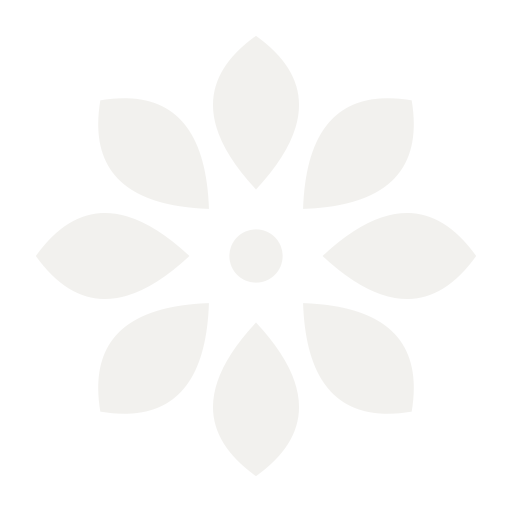
#> input picture archive/brand/guixu-mark-1024.png, 1024 x 1024 px (shown at 1/2 size)
$ python gen_installer_assets.py
#> lines starting #> are read from the running program, lines starting #| are printed output that depends on the picture
"""生成安装器自绘位图资源。

所有位图按 2 倍尺寸生成，运行时由 Inno 的 TBitmapImage 拉伸到逻辑尺寸，
在 100% / 200% DPI 下都保持清晰，150% 下只有细线略粗。
"""

from pathlib import Path

from PIL import Image, ImageDraw

BASE = Path(__file__).resolve().parent
ROOT = BASE.parent
MARK = ROOT / "archive" / "brand" / "guixu-mark-1024.png"

SURFACE = (11, 12, 12)        # #0b0c0c 内容区
BRAND = (26, 25, 23)          # #1a1917 左栏
TITLE = (22, 21, 19)          # #161513 标题栏
INK = (242, 241, 238)
BLUE = (61, 125, 255)
LINE = (51, 50, 47)
GRID = (34, 33, 31)
PATH_BG = (7, 7, 6)
CHECK_BORDER = (74, 73, 71)
CHECK_FILL = (17, 26, 41)
CHECK_MARK = (107, 157, 255)


def save(im: Image.Image, name: str) -> None:
    im.save(BASE / name, "BMP")
    print(f"{name}: {im.size[0]}x{im.size[1]}")


def paste_mark(canvas: Image.Image, box: tuple[int, int, int, int]) -> None:
    mark = Image.open(MARK).convert("RGBA")
    x, y, w, h = box
    scaled = mark.resize((w, h), Image.LANCZOS)
    canvas.paste(scaled, (x, y), scaled)


def brand_background() -> None:
    im = Image.new("RGB", (484, 964), BRAND)
    draw = ImageDraw.Draw(im)
    for x in range(0, 484, 48):
        draw.line([(x, 0), (x, 963)], fill=GRID, width=2)
    for y in range(0, 964, 48):
        draw.line([(0, y), (483, y)], fill=GRID, width=2)
    paste_mark(im, (48, 68, 124, 124))
    save(im, "installer-brand-bg.bmp")


def title_logo() -> None:
    im = Image.new("RGB", (30, 30), TITLE)
    paste_mark(im, (0, 0, 30, 30))
    save(im, "installer-logo.bmp")


def checkbox(on: bool) -> None:
    im = Image.new("RGB", (28, 28), SURFACE)
    draw = ImageDraw.Draw(im)
    if on:
        draw.rounded_rectangle([1, 1, 26, 26], radius=6, fill=CHECK_FILL, outline=BLUE, width=2)
        draw.line([(8, 15), (12, 19), (20, 9)], fill=CHECK_MARK, width=3, joint="curve")
        save(im, "installer-check-on.bmp")
    else:
        draw.rounded_rectangle([1, 1, 26, 26], radius=6, outline=CHECK_BORDER, width=2)
        save(im, "installer-check-off.bmp")


def folder_icon() -> None:
    im = Image.new("RGB", (28, 28), PATH_BG)
    draw = ImageDraw.Draw(im)
    draw.line(
        [(3, 9), (3, 22), (25, 22), (25, 11), (12, 11), (10, 9), (3, 9)],
        fill=(106, 105, 101),
        width=2,
        joint="curve",
    )
    save(im, "installer-folder.bmp")


def path_background() -> None:
    im = Image.new("RGB", (924, 84), SURFACE)
    draw = ImageDraw.Draw(im)
    draw.rounded_rectangle([1, 1, 922, 82], radius=16, fill=PATH_BG, outline=LINE, width=2)
    save(im, "installer-path-bg.bmp")


def buttons() -> None:
    im = Image.new("RGB", (200, 68), SURFACE)
    draw = ImageDraw.Draw(im)
    draw.rounded_rectangle([0, 0, 199, 67], radius=14, fill=BLUE)
    save(im, "installer-btn-primary.bmp")

    im = Image.new("RGB", (124, 68), SURFACE)
    draw = ImageDraw.Draw(im)
    draw.rounded_rectangle([1, 1, 122, 66], radius=14, fill=SURFACE, outline=LINE, width=2)
    save(im, "installer-btn-ghost.bmp")

    im = Image.new("RGB", (92, 48), PATH_BG)
    draw = ImageDraw.Draw(im)
    draw.rounded_rectangle([1, 1, 90, 46], radius=10, outline=LINE, width=2)
    save(im, "installer-btn-change.bmp")


def main() -> None:
    brand_background()
#> in paste_mark, mark is the input picture: PIL image 1024x1024 RGBA; mean R, G, B, A 67.9, 67.6, 66.7, 70.6
#> in paste_mark, `canvas.paste(scaled, (x, y), scaled)`:
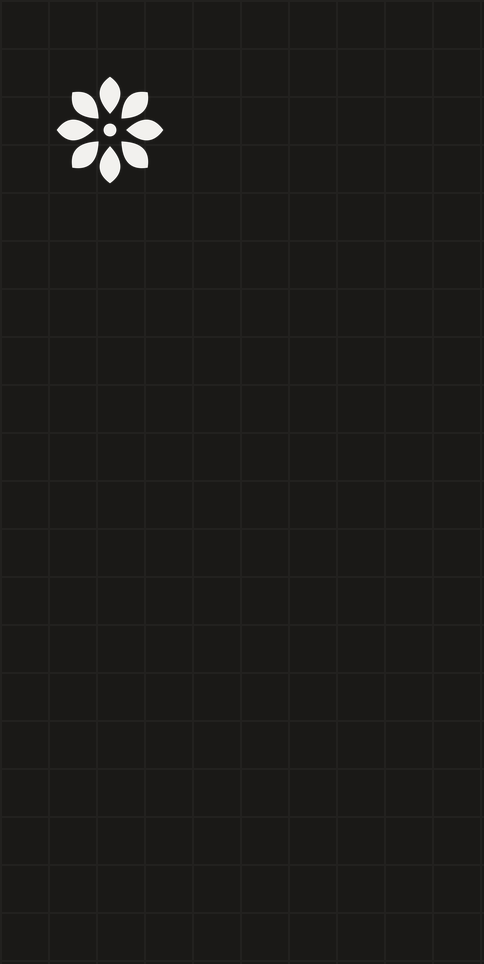
#> canvas: PIL image 484x964 RGB; mean R, G, B 28.7, 27.7, 25.7
#| installer-brand-bg.bmp: 484x964
    title_logo()
#| installer-logo.bmp: 30x30
    checkbox(False)
#| installer-check-off.bmp: 28x28
    checkbox(True)
#> call 4 of save, with name = 'installer-check-on.bmp'
#> in save (call 4), `im.save(BASE / name, "BMP")`:
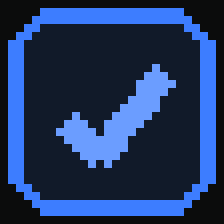
#> saved as installer-check-on.bmp: PIL image 28x28 RGB (shown 8 times larger); mean R, G, B 32.8, 55.3, 98.6
#| installer-check-on.bmp: 28x28
    folder_icon()
#> in save (call 5), `im.save(BASE / name, "BMP")`:
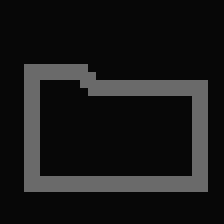
#> saved as installer-folder.bmp: PIL image 28x28 RGB (shown 8 times larger); mean R, G, B 24.4, 24.2, 22.7
#| installer-folder.bmp: 28x28
    path_background()
#> in save (call 6), `im.save(BASE / name, "BMP")`:
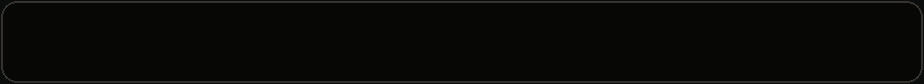
#> saved as installer-path-bg.bmp: PIL image 924x84 RGB; mean R, G, B 9.3, 9.3, 8.3
#| installer-path-bg.bmp: 924x84
    buttons()
#> in save (call 7), `im.save(BASE / name, "BMP")`:
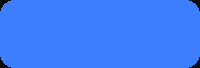
#> saved as installer-btn-primary.bmp: PIL image 200x68 RGB; mean R, G, B 60.3, 123.5, 251.7
#| installer-btn-primary.bmp: 200x68
#> in save (call 8), `im.save(BASE / name, "BMP")`:
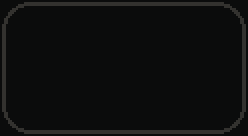
#> saved as installer-btn-ghost.bmp: PIL image 124x68 RGB (shown 2 times larger); mean R, G, B 14.2, 15.1, 14.8
#| installer-btn-ghost.bmp: 124x68
#> in save (call 9), `im.save(BASE / name, "BMP")`:
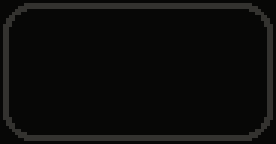
#> saved as installer-btn-change.bmp: PIL image 92x48 RGB (shown 3 times larger); mean R, G, B 12, 11.9, 10.6
#| installer-btn-change.bmp: 92x48


if __name__ == "__main__":
    main()
